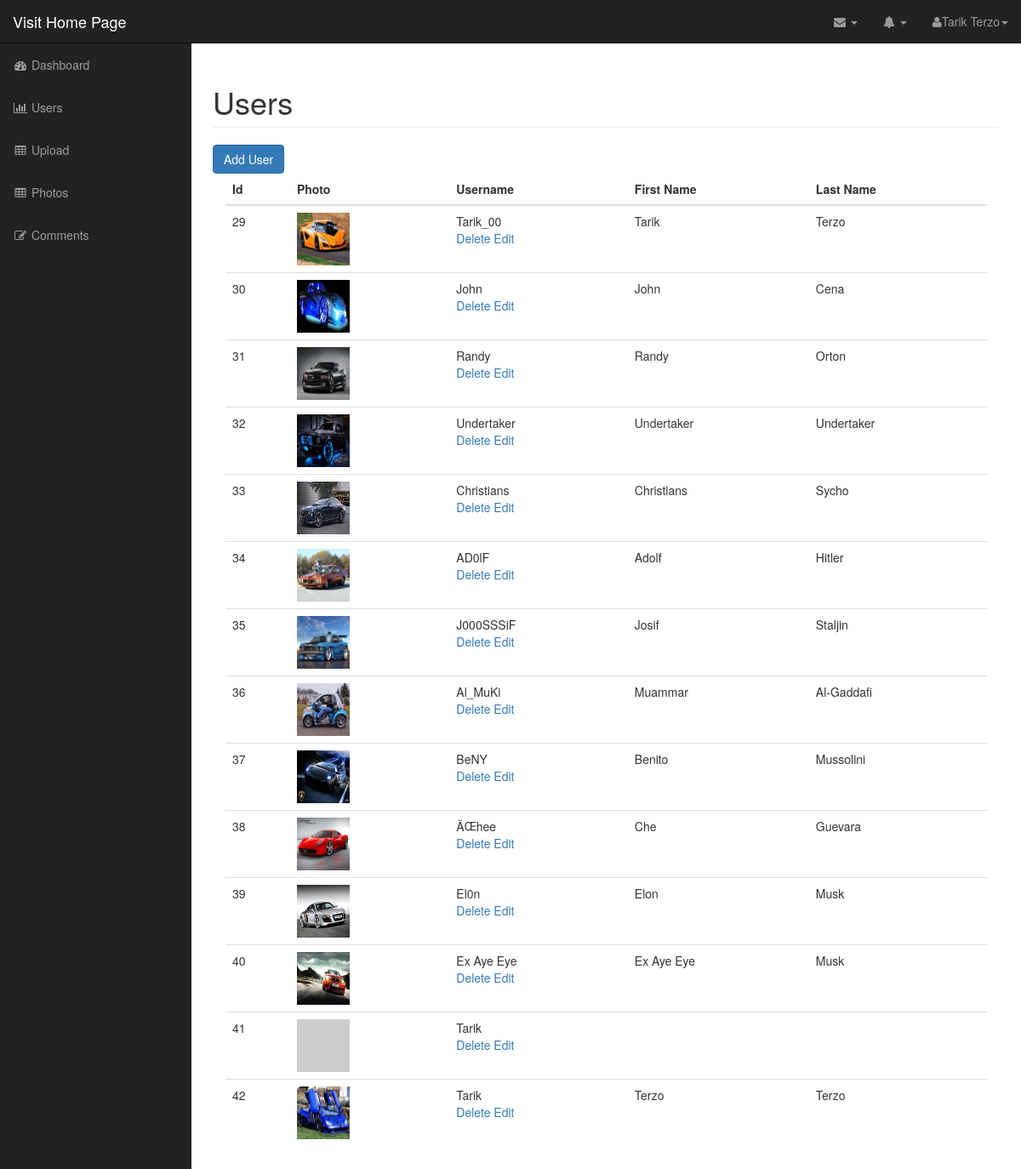
The app's page /admin/users.php (signed in) with its own data.
### tables this page shows
CREATE TABLE `users` (
  `id` int(11) NOT NULL,
  `email` varchar(100) NOT NULL,
  `username` varchar(255) NOT NULL,
  `phone` varchar(50) NOT NULL,
  `password` varchar(255) NOT NULL,
  `first_name` varchar(255) NOT NULL,
  `last_name` varchar(255) NOT NULL,
  `user_image` varchar(255) NOT NULL
);

### admin/includes/database.php (called while the page is built, shortened)
<?php
class Database{
    public $connection;
    public function open_db_connection(){
    $this->connection = mysqli_connect(DB_HOST, DB_USER, DB_PASSWORD, DB_NAME);
    }
  public function query($sql) {
    $result = mysqli_query($this->connection, $sql);
    return $result;
  }
}
$database = new Database();
?>

### admin/includes/db_object.php (called while the page is built, shortened)
<?php
class Db_object{
    public static function find_all(){
        return  static::find_by_query("SELECT * FROM " . static::$db_table . " " );
        }
        public static function find_by_query($sql){
            global $database;
            $result_set = $database->query($sql);
            $the_object_array = array();
            while($row = mysqli_fetch_array($result_set)){
                $the_object_array[] = static::instantation($row);
            }
            return $the_object_array;
        }
        public static function instantation($the_record){
            $the_object = new $calling_class;
        foreach($the_record as $the_attribute => $value){
            if($the_object->has_the_attribute($the_attribute)){
                $the_object->$the_attribute = $value;
            }
        }
        return $the_object;
        }
        private function has_the_attribute($the_attribute){
           $object_properties = get_object_vars($this);
           return array_key_exists($the_attribute, $object_properties);
        }
}
?>

### admin/includes/user.php (called while the page is built, shortened)
<?php
class User extends Db_object {
    public $user_image;
    public $upload_directory = "images";
    public $image_placeholder = "http://placehold.it/400x400&text=image";
    public function image_path_and_placeholder(){
        return empty($this->user_image) ? $this->image_placeholder : $this->upload_directory.DS.$this->user_image;
    }
}
?>

### admin/users.php (the view, shortened to what this page needs)
<?php include("includes/header.php"); ?>
<?php
$users = User::find_all();
?>
        <nav class="navbar navbar-inverse navbar-fixed-top" role="navigation">
           <?php include("includes/top_nav.php"); ?>
        <?php include("includes/side_nav.php"); ?>
        </nav>
        <div id="page-wrapper">
        <div class="container-fluid">
            <div class="row">
                <div class="col-lg-12">
                    <h1 class="page-header">
                        Users
                    </h1>
                    <a href="add_user.php" class="btn btn-primary">Add User</a>
                    <div class="col-md-12">
                        <table class="table table-hover">
                            <thead>
                                <tr>
                                    <th>Id</th>
                                    <th>Photo</th>
                                    <th>Username</th>
                                    <th>First Name</th>
                                    <th>Last Name</th>
                                </tr>
                            </thead>
                            <tbody>
                                <?php foreach ($users as $user) : ?>
                                <tr>
                                <td><?php echo $user->id; ?></td>
                                    <td><img class="admin-user-thumbnail user_image" src="<?php echo $user->image_path_and_placeholder(); ?>"></td>
                                    <td><?php echo $user->username; ?>
                                    <div class="actions_links">
                                        <a href="delete_User.php?id=<?php echo $user->id; ?>">Delete</a>
                                        <a href="edit_user.php?id=<?php echo $user->id; ?>">Edit</a>
                                    </div>
                                    </td>
                                    <td><?php echo $user->first_name; ?></td>
                                    <td><?php echo $user->last_name; ?></td>
                                </tr>
                                <?php endforeach; ?>
                            </tbody>
                        </table>
                    </div>
                </div>
            </div>
            </div>
        </div>
  <?php include("includes/footer.php"); ?>

### admin/includes/header.php (shortened to what this page needs)
<!DOCTYPE html>
<html lang="en">
<head>
    <link href="css/bootstrap.min.css" rel="stylesheet">
    <link href="css/sb-admin.css" rel="stylesheet">
    <link href="font-awesome/css/font-awesome.min.css" rel="stylesheet" type="text/css">
    <link href="css/dropzone.min.css" rel="stylesheet">
    <link href="css/style.css" rel="stylesheet">
</head>
<body>
    <div id="wrapper">

### admin/includes/top_nav.php (shortened to what this page needs)
<div class="navbar-header">
                <a class="navbar-brand" href="../index.php">Visit Home Page</a>
            </div>
            <ul class="nav navbar-right top-nav">
                <li class="dropdown">
                    <a href="#" class="dropdown-toggle" data-toggle="dropdown"><i class="fa fa-envelope"></i> <b class="caret"></b></a>
                </li>
                <li class="dropdown">
                    <a href="#" class="dropdown-toggle" data-toggle="dropdown"><i class="fa fa-bell"></i> <b class="caret"></b></a>
                </li>
                <li class="dropdown">
                    <a href="#" class="dropdown-toggle" data-toggle="dropdown"><i class="fa fa-user"></i>Tarik Terzo<b class="caret"></b></a>
                </li>
            </ul>

### admin/includes/side_nav.php
<div class="collapse navbar-collapse navbar-ex1-collapse">
                <ul class="nav navbar-nav side-nav">
                    <li>
                        <a href="index.php"><i class="fa fa-fw fa-dashboard"></i> Dashboard</a>
                    </li>
                    <li>
                        <a href="users.php"><i class="fa fa-fw fa-bar-chart-o"></i> Users</a>
                    </li>
                    <li>
                        <a href="upload.php"><i class="fa fa-fw fa-table"></i> Upload</a>
                    </li>
                    <li>
                        <a href="photos.php"><i class="fa fa-fw fa-table"></i> Photos</a>
                    </li>
                    <li>
                        <a href="comments.php"><i class="fa fa-fw fa-edit"></i> Comments</a>
                    </li>
                </ul>
            </div>

### admin/includes/footer.php (shortened to what this page needs)
  </div>
</body>
</html>

### admin/css/sb-admin.css (style rules this page uses)
body { margin-top: 100px; background-color: #222; }
@media (min-width:768px) { body { margin-top: 50px; } }
#wrapper { padding-left: 0; }
#page-wrapper { width: 100%; padding: 0; background-color: #fff; }
@media (min-width:768px) { #wrapper { padding-left: 225px; } }
@media (min-width:768px) { #page-wrapper { padding: 10px; } }
.top-nav { padding: 0 15px; }
.top-nav>li { display: inline-block; float: left; }
.top-nav>li>a { padding-top: 15px; padding-bottom: 15px; line-height: 20px; color: #999; }
@media (min-width:768px) { .side-nav { position: fixed; top: 51px; left: 225px; width: 225px; margin-left: -225px; border: none; border-radius: 0; overflow-y: auto; background-color: #222; } }
@media (min-width:768px) { .side-nav>li>a { width: 225px; } }

### admin/css/style.css (style rules this page uses)
.user_image { width: 62px; height: 62px; }

### records on screen
users: id "29", user_image (picture), username "Tarik_00", first_name "Tarik", last_name "Terzo"
users: id "30", user_image (picture), username "John", first_name "John", last_name "Cena"
users: id "31", user_image (picture), username "Randy", first_name "Randy", last_name "Orton"
users: id "32", user_image (picture), username "Undertaker", first_name "Undertaker", last_name "Undertaker"
users: id "33", user_image (picture), username "Christians", first_name "Christians", last_name "Sycho"
users: id "34", user_image (picture), username "AD0lF", first_name "Adolf", last_name "Hitler"
users: id "35", user_image (picture), username "J000SSSiF", first_name "Josif", last_name "Staljin"
users: id "36", user_image (picture), username "Al_MuKi", first_name "Muammar", last_name "Al-Gaddafi"
users: id "37", user_image (picture), username "BeNY", first_name "Benito", last_name "Mussolini"
users: id "38", user_image (picture), username "ÄŒhee", first_name "Che", last_name "Guevara"
users: id "39", user_image (picture), username "El0n", first_name "Elon", last_name "Musk"
users: id "40", user_image (picture), username "Ex Aye Eye", first_name "Ex Aye Eye", last_name "Musk"
users: id "41", username "Tarik"
users: id "42", user_image (picture), username "Tarik", first_name "Terzo", last_name "Terzo"
